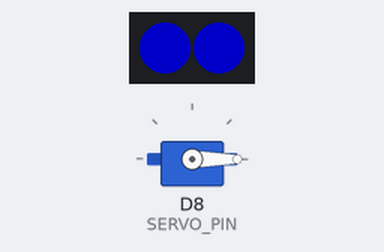
The sketch below on a simulated ESP8266 (NodeMCU). On the bench: 2 RGB LEDs in strip order, left to right, servo. Dim RGB values are drawn brighter than linear; WiFi joins after 1.5 s; servers stay silent unless stated; uploads are accepted with an empty reply; what the sketch prints to the serial monitor is not drawn.

Above: at 12.7 s.
At 14.85 s:
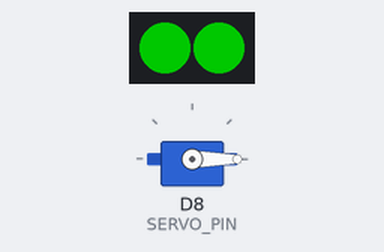
Timing chart, 0 to 15.6 s (numbered marks = the images above):
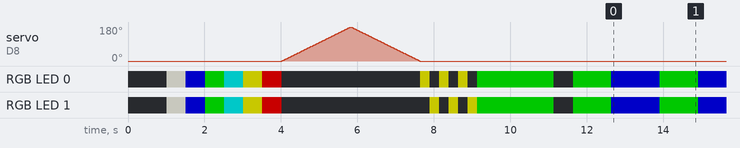

Measured:
- by itself, RGB LED 0: off → RGB(100, 100, 95) at 1.0 s, → RGB(0, 0, 100) 0.50 s later, → RGB(0, 100, 0) 0.50 s later, → RGB(0, 100, 100) 0.50 s later, … (41 changes in this stretch)
- by itself, RGB LED 1: off → RGB(100, 100, 95) at 1.0 s, → RGB(0, 0, 100) 0.50 s later, → RGB(0, 100, 0) 0.50 s later, → RGB(0, 100, 100) 0.50 s later, … (40 changes in this stretch)

The sketch:

arduino-vote.ino
```cpp
/***********************************************************************************************
 **
 ***********************************************************************************************/
#include <ESP8266WiFi.h>
#include <Adafruit_NeoPixel.h>
#include <ArduinoJson.h>
#include <Servo.h>
#include "Settings.h"

/***********************************************************************************************
 **
 ***********************************************************************************************/
#define ENABLE_WIFI 1


/***********************************************************************************************
 **
 ***********************************************************************************************/
#define NEOPIXEL_PIN D1
#define SERVO_PIN D8

/***********************************************************************************************
 ** Log timing
 ***********************************************************************************************/
// Time between log calls (ms)
const unsigned long logTimeInterval = 100000;

// Time of last log call (ms)
volatile unsigned long logTimeLast = 0;

// Time between the two latest log calls (ms)
volatile unsigned int logTimeDelta = 0;

/***********************************************************************************************
 **
 ***********************************************************************************************/
Adafruit_NeoPixel pixels = Adafruit_NeoPixel(2, NEOPIXEL_PIN, NEO_GRB + NEO_KHZ400);

WiFiClient client;
Servo servo;

/***********************************************************************************************
 ** NEOPixels colors
 ***********************************************************************************************/
const uint32_t COLOR_DEFAULT = pixels.Color(255, 255, 243); //primary
const uint32_t COLOR_PRINARY = pixels.Color(0, 0, 255); //primary
const uint32_t COLOR_SUCCESS = pixels.Color(0, 255, 0); //success
const uint32_t COLOR_INFO = pixels.Color(0, 255, 255); //info
const uint32_t COLOR_WARNING = pixels.Color(255, 255, 0); //warning
const uint32_t COLOR_DANGER = pixels.Color(255, 0, 0); //danger
const uint32_t COLOR_OFF = pixels.Color(0, 0, 0); //danger


int pos = 0;    // variable to store the servo position

/***********************************************************************************************
 **
 ***********************************************************************************************/
void setup() {
  Serial.begin(115200);
  delay(1000);

  // We start by connecting to a WiFi network
  Serial.println();
  Serial.println();
  Serial.println("/***********************************************************************************************");
  Serial.println(" ** Monitor v0.0.1");
  Serial.println(" ***********************************************************************************************/");


  Serial.print("Status light");
  pixels.begin();
  pixels.setBrightness(100);

  pixels.setPixelColor(0, COLOR_DEFAULT);
  pixels.setPixelColor(1, COLOR_DEFAULT);
  pixels.show();
  delay(500);
  pixels.setPixelColor(0, COLOR_PRINARY);
  pixels.setPixelColor(1, COLOR_PRINARY);
  pixels.show();
  delay(500);
  pixels.setPixelColor(0, COLOR_SUCCESS);
  pixels.setPixelColor(1, COLOR_SUCCESS);
  pixels.show();
  delay(500);
  pixels.setPixelColor(0, COLOR_INFO);
  pixels.setPixelColor(1, COLOR_INFO);
  pixels.show();
  delay(500);
  pixels.setPixelColor(0, COLOR_WARNING);
  pixels.setPixelColor(1, COLOR_WARNING);
  pixels.show();
  delay(500);
  pixels.setPixelColor(0, COLOR_DANGER);
  pixels.setPixelColor(1, COLOR_DANGER);
  pixels.show();
  delay(500);
  pixels.setPixelColor(0, COLOR_OFF);
  pixels.setPixelColor(1, COLOR_OFF);
  pixels.show();

  Serial.println(" OK");


  Serial.print("Starting servo");
  servo.attach(SERVO_PIN);  // attaches the servo on GIO2 to the servo object
  for (pos = 0; pos <= 180; pos += 1) { // goes from 0 degrees to 180 degrees
    // in steps of 1 degree
    servo.write(pos);              // tell servo to go to position in variable 'pos'
    delay(10);                       // waits 15ms for the servo to reach the position
  }
  for (pos = 180; pos >= 0; pos -= 1) { // goes from 180 degrees to 0 degrees
    servo.write(pos);              // tell servo to go to position in variable 'pos'
    delay(10);                       // waits 15ms for the servo to reach the position
  }
  Serial.println(" OK");

  // We start by connecting to a WiFi network
  Serial.println();
  Serial.println();
  Serial.print("Connecting to ");
  Serial.println(ssid);

  pixels.setPixelColor(0, COLOR_WARNING);
  pixels.setPixelColor(1, COLOR_WARNING);
  pixels.show();

  WiFi.begin(ssid, password);

  while (WiFi.status() != WL_CONNECTED) {
    Serial.print(".");
    pixels.setPixelColor(0, COLOR_WARNING);
    pixels.setPixelColor(1, COLOR_OFF);
    pixels.show();
    delay(250);
    pixels.setPixelColor(0, COLOR_OFF);
    pixels.setPixelColor(1, COLOR_WARNING);
    pixels.show();
    delay(250);
  }

  pixels.setPixelColor(0, COLOR_SUCCESS);
  pixels.setPixelColor(1, COLOR_SUCCESS);
  pixels.show();
  delay(1000);

  Serial.println("");
  Serial.println("  WiFi connected");
  Serial.print("  IP address: ");
  Serial.println(WiFi.localIP());

  pixels.setPixelColor(0, COLOR_SUCCESS);
  pixels.setPixelColor(1, COLOR_SUCCESS);
  pixels.show();
  delay(1000);

  pixels.setPixelColor(0, COLOR_OFF);
  pixels.setPixelColor(1, COLOR_OFF);
  pixels.show();
  delay(500);

  pixels.setPixelColor(0, COLOR_SUCCESS);
  pixels.setPixelColor(1, COLOR_SUCCESS);
  pixels.show();
  delay(1000);

  pixels.setPixelColor(0, COLOR_OFF);
  pixels.setPixelColor(1, COLOR_OFF);
  pixels.show();

  Serial.println("##########################");
}


// this method makes a HTTP connection to the server:
void httpRequest() {
  // close any connection before send a new request.
  // This will free the socket on the WiFi shield
  client.stop();

  // if there's a successful connection:
  if (client.connect(host, 80)) {
    Serial.println("    connecting...");
    // send the HTTP GET request:
    client.println(String("GET ") + endpoint + " HTTP/1.1");
    client.println("Host: iotdemo.langeland.info");
    client.println("User-Agent: arduino-ethernet");
    client.println("Connection: close");
    client.println();

    Serial.println("    request sent");
    while (client.connected()) {
      String line = client.readStringUntil('\n');
      if (line == "\r") {
        Serial.println("    headers received");
        break;
      }
    }
    String line = client.readStringUntil('\n');

    Serial.println("    reply was:");
    Serial.println("    ==========");
    Serial.println(String("    ") + line);
    Serial.println("    ==========");
    Serial.println("  closing connection");
    Serial.println("");

    StaticJsonBuffer<200> jsonBuffer;
    JsonObject& result = jsonBuffer.parseObject(line);

    if (!result.success()) {
      Serial.println("parseObject() failed");
      return;
    }

    int servoPosRaw = result["result"];
    int servoPosMap = map(servoPosRaw, 0, 10, 1, 180);
    servo.write(servoPosMap);
    delay(250);

    Serial.print("Set servo: ");
    Serial.println(servoPosMap);
    // note the time that the connection was made:
    logTimeLast = millis();
  } else {
    // if you couldn't make a connection:
    Serial.println("connection failed");
  }
}


void loop() {
  Serial.println("  - Get status");
  pixels.setPixelColor(0, COLOR_PRINARY);
  pixels.setPixelColor(1, COLOR_PRINARY);
  pixels.show();
  httpRequest();
  pixels.setPixelColor(0, COLOR_SUCCESS);
  pixels.setPixelColor(1, COLOR_SUCCESS);
  pixels.show();
  delay(1000);
}
```

Settings.example.h
```cpp
const char* ssid     = "";
const char* password = "";

const char* host     = "";
const char* endpoint = "";
```
